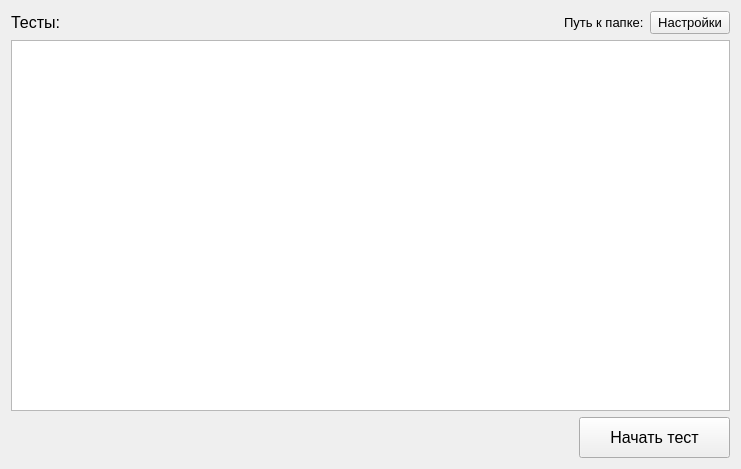
<?xml version="1.0" encoding="UTF-8"?>
<ui version="4.0">
 <class>CMenu</class>
 <widget class="QWidget" name="CMenu">
  <property name="geometry">
   <rect>
    <x>0</x>
    <y>0</y>
    <width>741</width>
    <height>469</height>
   </rect>
  </property>
  <property name="font">
   <font>
    <pointsize>12</pointsize>
   </font>
  </property>
  <property name="windowTitle">
   <string>Exam Diagnosis</string>
  </property>
  <layout class="QVBoxLayout" name="verticalLayout">
   <item>
    <layout class="QHBoxLayout" name="horizontalLayout_2">
     <item>
      <widget class="QLabel" name="label">
       <property name="text">
        <string>Тесты:</string>
       </property>
      </widget>
     </item>
     <item>
      <spacer name="horizontalSpacer">
       <property name="orientation">
        <enum>Qt::Horizontal</enum>
       </property>
       <property name="sizeHint" stdset="0">
        <size>
         <width>40</width>
         <height>20</height>
        </size>
       </property>
      </spacer>
     </item>
     <item>
      <widget class="QLabel" name="label_2">
       <property name="font">
        <font>
         <pointsize>10</pointsize>
        </font>
       </property>
       <property name="text">
        <string>Путь к папке:</string>
       </property>
      </widget>
     </item>
     <item>
      <widget class="QPushButton" name="pb_settings">
       <property name="font">
        <font>
         <pointsize>10</pointsize>
        </font>
       </property>
       <property name="text">
        <string>Настройки</string>
       </property>
      </widget>
     </item>
    </layout>
   </item>
   <item>
    <widget class="QListWidget" name="lw_tests">
     <property name="font">
      <font>
       <pointsize>14</pointsize>
      </font>
     </property>
    </widget>
   </item>
   <item>
    <layout class="QHBoxLayout" name="horizontalLayout">
     <item>
      <spacer name="horizontalSpacer_2">
       <property name="orientation">
        <enum>Qt::Horizontal</enum>
       </property>
       <property name="sizeHint" stdset="0">
        <size>
         <width>40</width>
         <height>20</height>
        </size>
       </property>
      </spacer>
     </item>
     <item>
      <widget class="QPushButton" name="pb_startTest">
       <property name="minimumSize">
        <size>
         <width>151</width>
         <height>41</height>
        </size>
       </property>
       <property name="text">
        <string>Начать тест</string>
       </property>
      </widget>
     </item>
    </layout>
   </item>
  </layout>
 </widget>
 <resources/>
 <connections/>
</ui>
